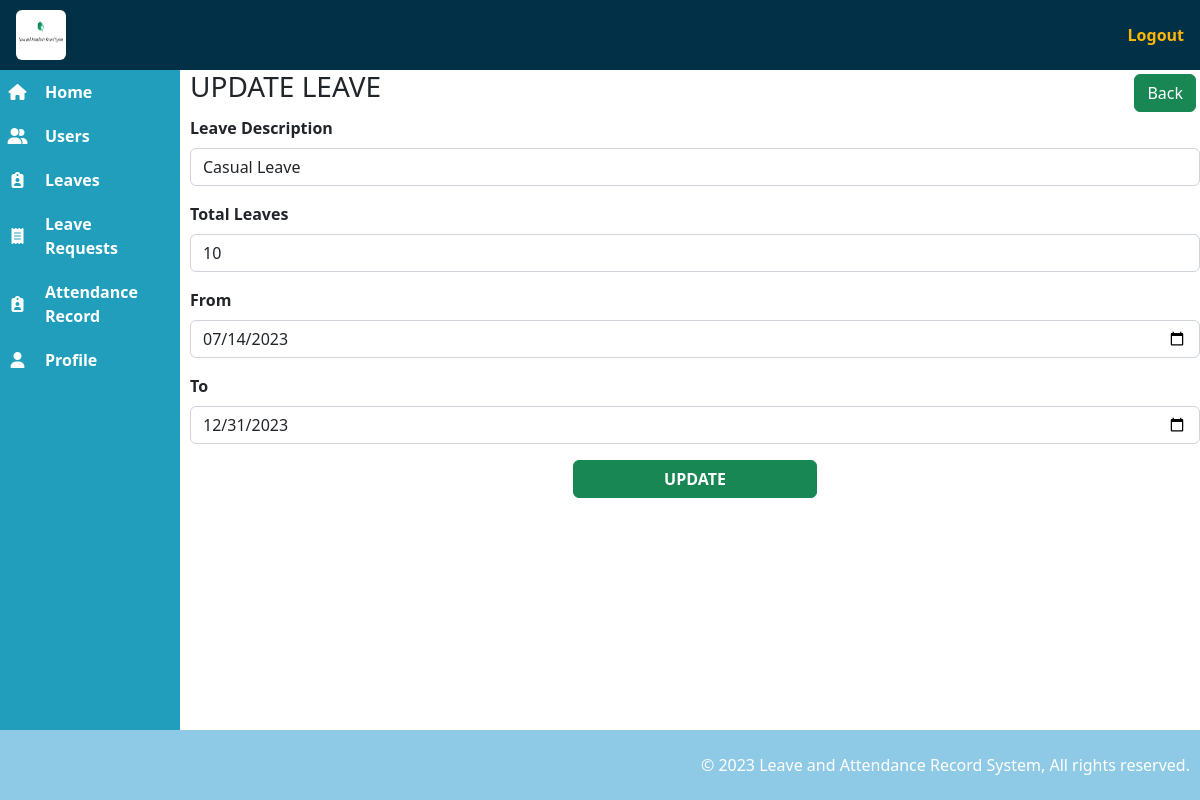
Screenshot of /admin/edit_leave.php?edit=2 (signed in) with the database file from the repository.
### tables this page shows
CREATE TABLE `leaves` (
  `id` int(10) NOT NULL,
  `leave_description` varchar(255) NOT NULL,
  `leave_total` int(100) NOT NULL,
  `leave_from` date NOT NULL,
  `leave_to` date NOT NULL
);

### admin/edit_leave.php (the view, shortened to what this page needs)
<?php
include '../includes/admin_head.php';
include '../includes/admin_navbar.php';
include '../includes/admin_sidebar.php';
?>
<main>
    <section>
        <div>
            <div class="d-flex justify-content-between">
                <h3 class="text-uppercase">Update Leave</h3>
                <a href="leaves.php" class='btn btn-success m-1'>Back</a>
            </div>
            <div>
                <?php
                if (isset($_GET['edit'])) {
                    $id = $_GET['edit'];
                    $query = "SELECT * FROM leaves WHERE id='$id'";
                    $query_conn = mysqli_query($connection, $query);
                    while ($result = mysqli_fetch_assoc($query_conn)) {
                        $leave_description = $result['leave_description'];
                        $leave_total = $result['leave_total'];
                        $leave_from = $result['leave_from'];
                        $leave_to = $result['leave_to'];
                    }
                }
                ?>
                <form action="../queries/update_leave_form.php" method="POST">
                    <div class="mb-3">
                        <label class="form-label fw-bold">Leave Description</label>
                        <input type="text" class="form-control" name="leave_description" placeholder="Casual Leave, Medical Leave, Compensatory Leave, Earned Leave" value="<?php echo $leave_description; ?>" required>
                    </div>
                    <div class="mb-3">
                        <label class="form-label fw-bold">Total Leaves</label>
                        <input type="number" class="form-control" name="leave_total" placeholder="10" value="<?php echo $leave_total; ?>" required>
                    </div>
                    <div class="mb-3">
                        <label class="form-label fw-bold">From</label>
                        <input type="date" class="form-control" name="leave_from" value="<?php echo $leave_from; ?>" required>
                    </div>
                    <div class="mb-3">
                        <label class="form-label fw-bold">To</label>
                        <input type="date" class="form-control" name="leave_to" value="<?php echo $leave_to; ?>" required>
                    </div>
                    <div class="m-3">
                        <div class='text-center'>
                            <button type="submit" name="update" class="btn btn-success fw-bold w-25">UPDATE</button>
                        </div>
                    </div>
                </form>
            </div>
        </div>
    </section>
</main>
<?php
include '../includes/admin_footer.php';
?>

### css/admin_style.css (style rules this page uses)
a { text-decoration: none; }
main { margin-top: 70px; margin-left: 190px; padding-bottom: 60px; }

### rows the page displays
leaves: leave_description "Casual Leave", leave_total "10", leave_from "07/14/2023", leave_to "12/31/2023"
